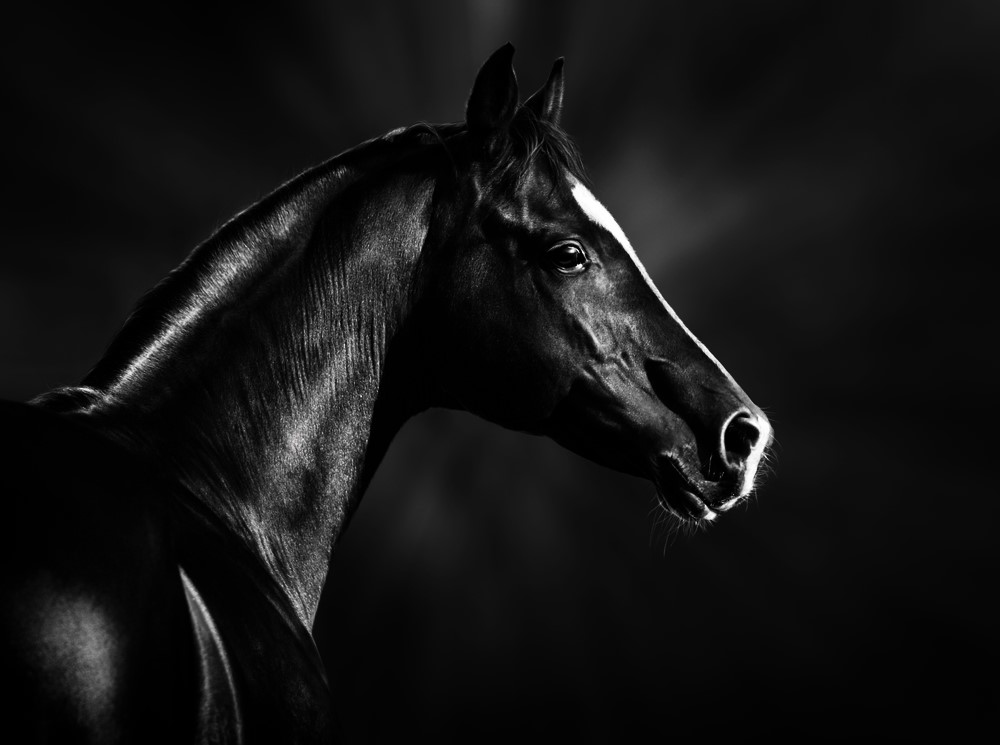
#> input picture fotos_originales/contraste3.jpg, 1000 x 745 px
$ python -i fotoapp.py   (imports and definitions only)
#> lines starting #> are read from the running program, lines starting #| are printed output that depends on the picture; after the words box and inside, x2 and y2 are one past the last pixel; in counts of white or black regions, pixels touching at a corner belong together
# -*- coding: utf-8 -*-
"""fotoapp

Automatically generated by Colab.

Original file is located at
    https://colab.research.google.com/drive/1rilZf3wdFYcPOh9Tdi8argOBPG4pmOvW
"""

from google.colab import drive
# [1 line not run here, left out]

from PIL import Image, ImageFilter

import cv2

from skimage import io, color, exposure, data, img_as_ubyte, transform
from skimage.color import rgb2gray, rgba2rgb
from skimage.feature import canny
from skimage.transform import resize, hough_ellipse
from skimage.draw import ellipse_perimeter

import matplotlib.pyplot as plt

import numpy as np

# [96 lines left out: functions fotosredes, ajustaconstraste, filtros, not called in this run]

def boceto(url,persona=True):
#> called with url = 'fotos_originales/contraste3.jpg', persona = True
  if persona:
    img = io.imread(url)
#> img is the input picture: shape (745, 1000, 3); mean R, G, B 19.4, 19.4, 19.4

    if img.shape[-1] == 4:
        gris = color.rgb2gray(img)
    elif len(img.shape) == 3:
        gris = color.rgb2gray(img)
    else:
        gris = img

    bordes = canny(gris, sigma=1.0, low_threshold=0.3, high_threshold=0.5)
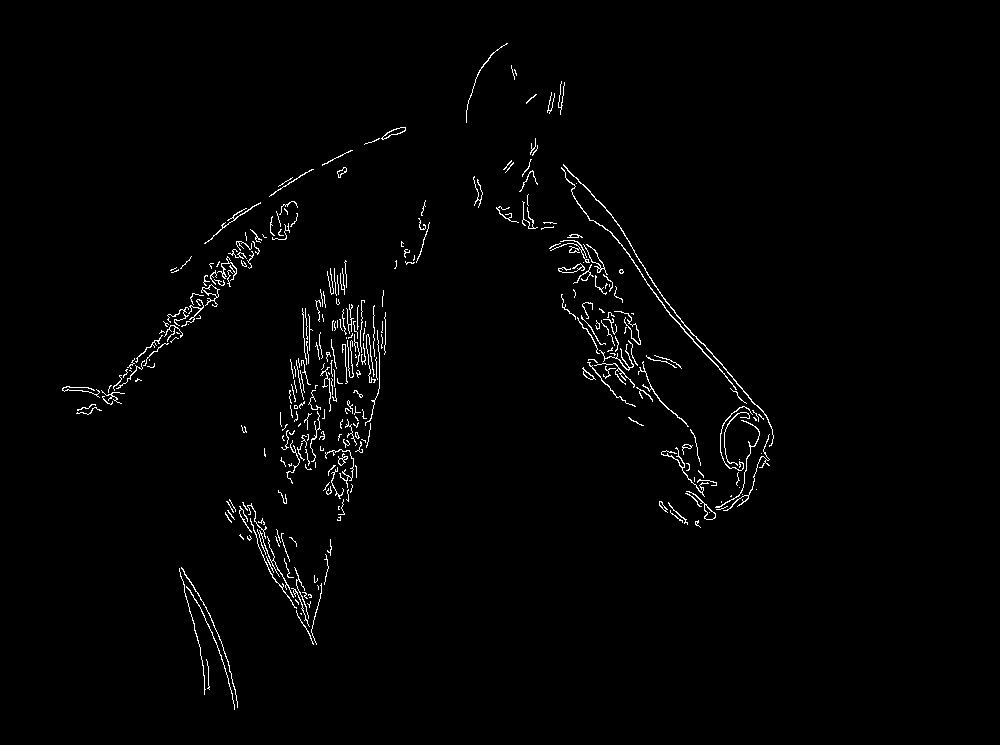
#> bordes: shape (745, 1000) bool; 1.5% white in thin lines or dots, all inside (x1, y1, x2, y2) = (62, 43, 774, 710)

    fig2, (ax1, ax2) = plt.subplots(ncols=2, nrows=1, figsize=(8, 4), sharex=True, sharey=True)

    ax1.set_title('Imagen original')
    ax1.imshow(img)

    ax2.set_title('Boceto')
    ax2.imshow(bordes, cmap='gray')

    plt.savefig("boceto.png")
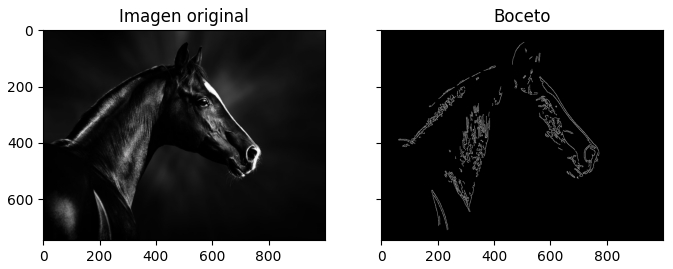
#> figure drawn by matplotlib, 2 panels

    plt.show()
  else:
    print("La imagen ingresada no es una persona.")
    return

>>> result = boceto('fotos_originales/contraste3.jpg')

$ run again, on fotos_originales/contraste4.png
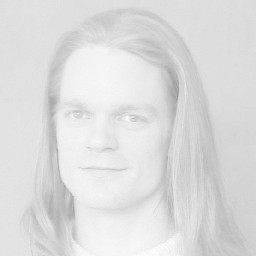
#> input picture fotos_originales/contraste4.png, 256 x 256 px
#> in boceto, img is the input picture: shape (256, 256, 3); min 143, max 253, mean 220.5
#> in boceto, `bordes = canny(gris, sigma=1.0, low_threshold=0.3, high_threshold=0.5)`:
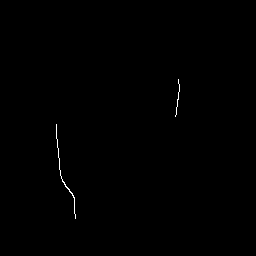
#> bordes: shape (256, 256) bool; 0.22% white in thin lines or dots, all inside (x1, y1, x2, y2) = (56, 79, 180, 219)
#> in boceto, `plt.savefig("boceto.png")`:
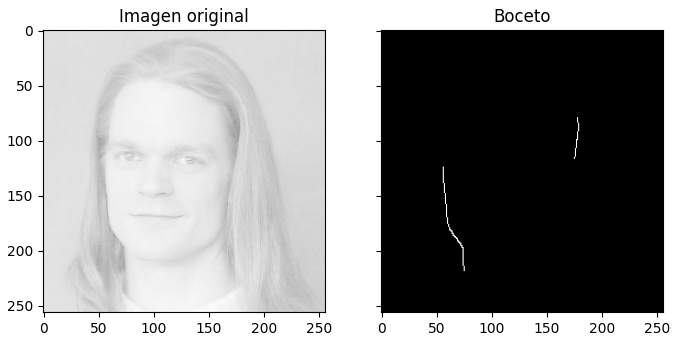
#> figure drawn by matplotlib, 2 panels
